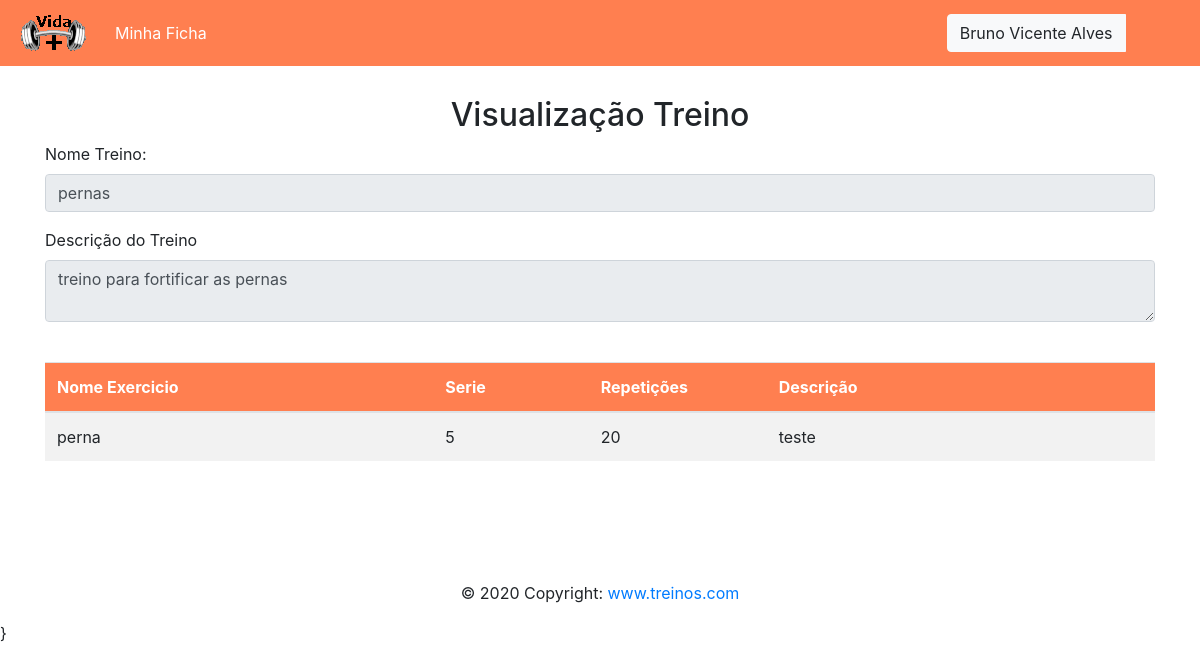
The app's page /App/view/VisualizarTreino.php?id=42 (signed in) with its own data.
### tables this page shows
CREATE TABLE `treino` (
  `id_treino` int(11) NOT NULL,
  `nome_treino` varchar(100) DEFAULT NULL,
  `descricao_treino` varchar(100) DEFAULT NULL,
  `data_criacao` date DEFAULT NULL,
  `id_ficha` int(11) DEFAULT NULL
);

CREATE TABLE `exercicio` (
  `id_exercicio` int(11) NOT NULL,
  `nome_exercicio` varchar(100) DEFAULT NULL,
  `serie` varchar(45) DEFAULT NULL,
  `repeticao` int(11) DEFAULT NULL,
  `descricao_exercicio` varchar(100) DEFAULT NULL,
  `id_treino` int(11) DEFAULT NULL
);

### App/Modal/CrudTreino.php (called while the page is built, shortened)
<?php
function buscarTreinoId($id_treino){
    $pdo=conexao();
    $stmt = $pdo->prepare("SELECT nome_treino,descricao_treino  FROM  treino WHERE id_treino=:valor1");
    $stmt->bindValue(":valor1",$id_treino);
    $stmt->execute();
    $users = $stmt->fetchAll(PDO::FETCH_ASSOC);
    foreach( $users as $user){
        $nome_treino=$user['nome_treino'];
        $descricao_treino=$user['descricao_treino'];
    }
    if($users!= NULL){
        return array($nome_treino,$descricao_treino);
    }
}

### App/Controller/ControllerTreino.php (called while the page is built, shortened)
<?php
require_once '../Modal/CrudTreino.php';
require_once '../Modal/CrudExercicio.php';
function buscarTodosTreino($id_treino){
    $resultado=buscarTreinoId($id_treino);
    return $resultado;
}

### App/Modal/CrudExercicio.php (called while the page is built, shortened)
<?php
function buscarTodosExercicio($id_treino){
    $pdo=conexao();
    $stmt = $pdo->prepare("SELECT * FROM exercicio WHERE id_treino=:valor1");
    $stmt->bindValue(":valor1",$id_treino);
    $stmt->execute();
    $users = $stmt->fetchAll(PDO::FETCH_ASSOC);
    $total = count($users);
    if($total!= NULL){
        return $users;
    }else{
        return null;
    }
}

### App/view/VisualizarTreino.php (the view, shortened to what this page needs)
<?php
require_once '../Controller/ControllerTreino.php';
?>
<!doctype html>
<html lang="br">
<head>
    <link rel="stylesheet" href="https://stackpath.bootstrapcdn.com/bootstrap/4.4.1/css/bootstrap.min.css">
</head>
<body>
<?php include('../view/Menu.php') ?>
<br>
<br>
<br>
<br>
<div align="center">
    <h2> Visualização Treino </h2>
</div>
<div class="container">
    <?php
    $id_treino=$_GET['id'];
         $resultado=buscarTodosTreino($id_treino)?>
        <div class="row">
            <div class="form-group col-md-12">
                <label for="inputEmail4">Nome Treino: </label>
                <fieldset disabled>
                <input name="nomeTreino" type="text"  required class="form-control" id="nomeTreino"  value="<?=$resultado[0]?>">
                </fieldset>
            </div>
        </div>
        <div class="row">
            <div class="form-group col-md-12">
                <label for="inputEmail4">Descrição do Treino </label>
                <fieldset disabled>
                <textarea name="descricaoTreino"   class="form-control"  ><?=$resultado[1]?></textarea>
                </fieldset>
            </div>
        </div>
        <br>
        <div class="row">
            <div class="form-group col-md-12">
                <div class="table">
                    <table class="table-striped table-responsive-xl" id="minhaTabela">
                        <thead>
                        <tr>
                            <th  class="table-dark" style='width: 20%;background-color: #FF7F50;'>Nome Exercicio</th>
                            <th class="table-dark" style='width: 8%;background-color: #FF7F50;'>Serie </th>
                            <th class="table-dark" style='width: 8%;background-color: #FF7F50;'>Repetições </th>
                            <th class="table-dark" style='width: 20%;background-color: #FF7F50;'>Descrição</th>
                        </tr>
                        </thead>
                        <?php  $resultado=buscarTodosExercicio($id_treino);
                        if(isset($resultado)){
                            foreach ($resultado as $linhas){?>
                        <tbody>
                        <tr>
                            <td><?=$linhas['nome_exercicio']?></td>
                            <td><?=$linhas['serie']?></td>
                            <td><?=$linhas['repeticao']?></td>
                            <td><?=$linhas['descricao_exercicio']?></td>
                        </tr>
                        </tbody>
                        <?php }}?>
                    </table>
                </div>
            </div>
        </div>
</div>
<br>
<br>
<br>
<?php include('../view/footer.php') ?>
</body>
</html>

### records on screen
treino: nomeTreino "pernas", descricaoTreino "treino para fortificar as pernas"
exercicio: nome_exercicio "perna", serie "5", repeticao "20", descricao_exercicio "teste"

### other values on screen
$_SESSION['usuario'] "Bruno Vicente"
$_SESSION['sobrenome_usuario'] "Alves"
